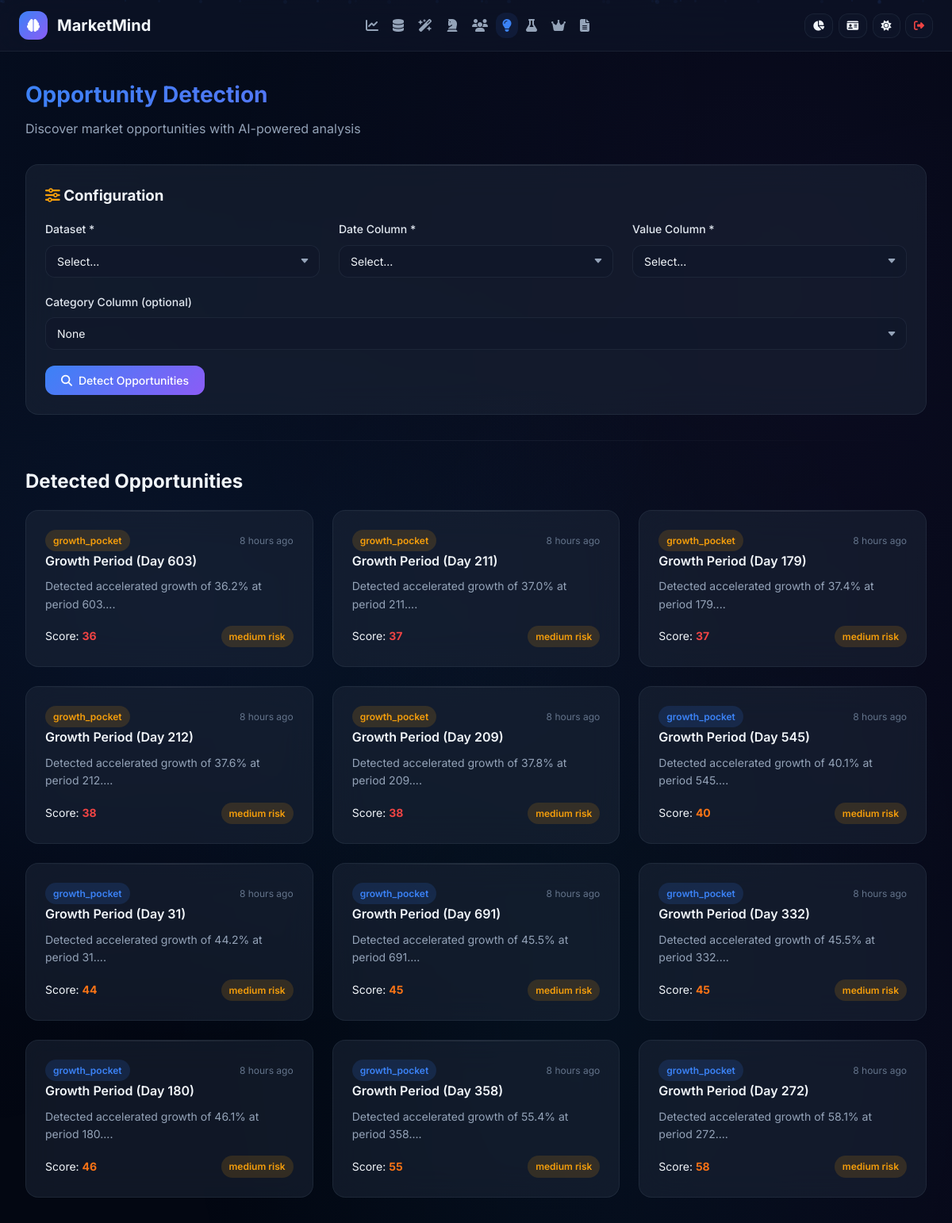
Page /opportunities (signed in) on the committed database.
### database/models.py (models this page shows, shortened)
class User(UserMixin, db.Model):
    __tablename__ = 'users'
    id = db.Column(db.Integer, primary_key=True)
    username = db.Column(db.String(80), unique=True, nullable=False, index=True)
    email = db.Column(db.String(120), unique=True, nullable=False, index=True)
    password_hash = db.Column(db.String(255), nullable=False)
    first_name = db.Column(db.String(50), nullable=True)
    last_name = db.Column(db.String(50), nullable=True)
    role = db.Column(db.String(20), default='user')
    is_active = db.Column(db.Boolean, default=True)
    is_verified = db.Column(db.Boolean, default=False)
    avatar_url = db.Column(db.String(255), nullable=True)
    bio = db.Column(db.Text, nullable=True)
    company = db.Column(db.String(100), nullable=True)
    job_title = db.Column(db.String(100), nullable=True)
    phone = db.Column(db.String(20), nullable=True)
    theme_preference = db.Column(db.String(10), default='dark')
    language = db.Column(db.String(10), default='en')
    timezone = db.Column(db.String(50), default='UTC')
    date_format = db.Column(db.String(20), default='YYYY-MM-DD')
    notification_enabled = db.Column(db.Boolean, default=True)
    two_factor_enabled = db.Column(db.Boolean, default=False)
    api_key = db.Column(db.String(64), unique=True, nullable=True)
    last_login = db.Column(db.DateTime, nullable=True)
    login_count = db.Column(db.Integer, default=0)
    created_at = db.Column(db.DateTime, default=datetime.now)
    updated_at = db.Column(db.DateTime, default=datetime.now, onupdate=datetime.now)
    datasets = db.relationship('Dataset', backref='user', lazy='dynamic', cascade='all, delete-orphan')
    reports = db.relationship('Report', backref='user', lazy='dynamic', cascade='all, delete-orphan')
    forecasts = db.relationship('Forecast', backref='user', lazy='dynamic', cascade='all, delete-orphan')
    activity_logs = db.relationship('ActivityLog', backref='user', lazy='dynamic', cascade='all, delete-orphan')
    login_history = db.relationship('LoginHistory', backref='user', lazy='dynamic', cascade='all, delete-orphan')
    @property
    def is_admin(self):
        return self.role in ['admin', 'superadmin']

class Opportunity(db.Model):
    __tablename__ = 'opportunities'
    id = db.Column(db.Integer, primary_key=True)
    user_id = db.Column(db.Integer, db.ForeignKey('users.id'), nullable=False, index=True)
    dataset_id = db.Column(db.Integer, db.ForeignKey('datasets.id'), nullable=True)
    opportunity_name = db.Column(db.String(255), nullable=False)
    opportunity_type = db.Column(db.String(50), nullable=False)
    opportunity_score = db.Column(db.Float, default=0.0)
    revenue_potential = db.Column(db.Float, default=0.0)
    market_readiness_score = db.Column(db.Float, default=0.0)
    investment_score = db.Column(db.Float, default=0.0)
    risk_level = db.Column(db.String(20), default='medium')
    time_to_market = db.Column(db.String(50), nullable=True)
    description = db.Column(db.Text, nullable=True)
    supporting_data = db.Column(db.Text, nullable=True)
    recommendations = db.Column(db.Text, nullable=True)
    is_active = db.Column(db.Boolean, default=True)
    created_at = db.Column(db.DateTime, default=datetime.now)

### app.py (the view)
@app.route('/opportunities')
@login_required
def opportunities():
    if not MODULES_AVAILABLE['models']:
        return render_template('opportunities/index.html', datasets=[], opportunities=[])
    datasets = Dataset.query.filter_by(user_id=current_user.id, is_processed=True).all()
    opportunities_list = Opportunity.query.filter_by(user_id=current_user.id).order_by(Opportunity.created_at.desc()).all()
    return render_template('opportunities/index.html', datasets=datasets, opportunities=opportunities_list)

### app.py (called while the page is built)
@app.context_processor
def inject_globals():
    return {
        'now': datetime.now(),
        'format_number': format_number,
        'format_currency': format_currency,
        'format_percentage': format_percentage,
        'score_to_color': score_to_color,
        'score_to_rating': score_to_rating,
        'time_ago': time_ago
    }

@login_manager.user_loader
def load_user(user_id):
    if MODULES_AVAILABLE['models']:
        return User.query.get(int(user_id))
    return None

@app.before_request
def before_request():
    if current_user.is_authenticated and MODULES_AVAILABLE['models']:
        current_user.updated_at = datetime.now()
        db.session.commit()

### utils.py (called while the page is built)
def format_currency(value: Union[int, float], decimals: int = 2) -> str:
    if value is None or (isinstance(value, float) and math.isnan(value)):
        return "$0.00"
    return f"${value:,.{decimals}f}"

def score_to_color(score: float, max_score: float = 100) -> str:
    ratio = (score / max_score) * 100 if max_score > 0 else 0
    if ratio >= 90:
        return "#10b981"
    elif ratio >= 75:
        return "#22c55e"
    elif ratio >= 60:
        return "#f59e0b"
    elif ratio >= 40:
        return "#f97316"
    return "#ef4444"

def time_ago(dt: datetime) -> str:
    if not dt:
        return "Unknown"
    now = datetime.now()
    diff = now - dt
    seconds = int(diff.total_seconds())
    if seconds < 60:
        return "Just now"
    elif seconds < 3600:
        return f"{seconds // 60} minute{'s' if seconds // 60 != 1 else ''} ago"
    elif seconds < 86400:
        return f"{seconds // 3600} hour{'s' if seconds // 3600 != 1 else ''} ago"
    elif seconds < 604800:
        return f"{seconds // 86400} day{'s' if seconds // 86400 != 1 else ''} ago"
    elif seconds < 2592000:
        return f"{seconds // 604800} week{'s' if seconds // 604800 != 1 else ''} ago"
    return f"{seconds // 2592000} month{'s' if seconds // 2592000 != 1 else ''} ago"

### templates/opportunities/index.html (shortened to what this page needs)
{% extends 'base.html' %}
{% block content %}
<div class="page-container">
    <div class="page-header"><h1>Opportunity Detection</h1><p>Discover market opportunities with AI-powered analysis</p></div>
    <div class="glass-card mb-4">
        <h3 class="mb-4"><i class="fas fa-sliders-h" style="color: var(--accent-amber);"></i> Configuration</h3>
        <form id="oppForm">
            <div class="grid-3">
                <div class="form-group">
                    <label class="form-label">Dataset *</label>
                    <select name="dataset_id" id="oppDataset" class="form-control" required onchange="loadOppColumns()">
                        <option value="">Select...</option>
                    </select>
                </div>
                <div class="form-group">
                    <label class="form-label">Date Column *</label>
                    <select name="date_column" id="oppDate" class="form-control" required><option value="">Select...</option></select>
                </div>
                <div class="form-group">
                    <label class="form-label">Value Column *</label>
                    <select name="value_column" id="oppValue" class="form-control" required><option value="">Select...</option></select>
                </div>
            </div>
            <div class="form-group">
                <label class="form-label">Category Column (optional)</label>
                <select name="category_column" id="oppCat" class="form-control"><option value="">None</option></select>
            </div>
            <button type="submit" class="glass-btn glass-btn-primary"><i class="fas fa-search"></i> Detect Opportunities</button>
        </form>
    </div>
    {% if opportunities %}
    <div class="section-divider"></div>
    <h2 class="mb-4">Detected Opportunities</h2>
    <div class="grid-auto">
        {% for o in opportunities[:12] %}
        <div class="glass-card">
            <div class="flex items-center justify-between mb-3">
                <span class="badge badge-{{ 'success' if o.opportunity_score > 70 else 'info' if o.opportunity_score > 40 else 'warning' }}">{{ o.opportunity_type }}</span>
                <span style="font-size: 0.75rem; color: var(--text-muted);">{{ time_ago(o.created_at) }}</span>
            </div>
            <h4 style="font-weight: 600; margin-bottom: 0.5rem;">{{ o.opportunity_name }}</h4>
            <p style="font-size: 0.875rem; color: var(--text-secondary); margin-bottom: 1rem;">{{ o.description[:100] }}...</p>
            <div class="flex items-center justify-between" style="font-size: 0.875rem;">
                <span>Score: <strong style="color: {{ score_to_color(o.opportunity_score) }};">{{ o.opportunity_score|round|int }}</strong></span>
                <span class="badge badge-{{ 'danger' if o.risk_level == 'high' else 'warning' if o.risk_level == 'medium' else 'success' }}">{{ o.risk_level }} risk</span>
            </div>
        </div>
        {% endfor %}
    </div>
    {% endif %}
</div>
{% endblock %}

### rows in the picture
Opportunity: opportunity_type "growth_pocket", created_at "8 hours ago", opportunity_name "Growth Period (Day 603)", description "Detected accelerated growth of 36.2% at period 603.", opportunity_score "36", risk_level "medium"
Opportunity: opportunity_type "growth_pocket", created_at "8 hours ago", opportunity_name "Growth Period (Day 211)", description "Detected accelerated growth of 37.0% at period 211.", opportunity_score "37", risk_level "medium"
Opportunity: opportunity_type "growth_pocket", created_at "8 hours ago", opportunity_name "Growth Period (Day 179)", description "Detected accelerated growth of 37.4% at period 179.", opportunity_score "37", risk_level "medium"
Opportunity: opportunity_type "growth_pocket", created_at "8 hours ago", opportunity_name "Growth Period (Day 212)", description "Detected accelerated growth of 37.6% at period 212.", opportunity_score "38", risk_level "medium"
Opportunity: opportunity_type "growth_pocket", created_at "8 hours ago", opportunity_name "Growth Period (Day 209)", description "Detected accelerated growth of 37.8% at period 209.", opportunity_score "38", risk_level "medium"
Opportunity: opportunity_type "growth_pocket", created_at "8 hours ago", opportunity_name "Growth Period (Day 545)", description "Detected accelerated growth of 40.1% at period 545.", opportunity_score "40", risk_level "medium"
Opportunity: opportunity_type "growth_pocket", created_at "8 hours ago", opportunity_name "Growth Period (Day 31)", description "Detected accelerated growth of 44.2% at period 31.", opportunity_score "44", risk_level "medium"
Opportunity: opportunity_type "growth_pocket", created_at "8 hours ago", opportunity_name "Growth Period (Day 691)", description "Detected accelerated growth of 45.5% at period 691.", opportunity_score "45", risk_level "medium"
Opportunity: opportunity_type "growth_pocket", created_at "8 hours ago", opportunity_name "Growth Period (Day 332)", description "Detected accelerated growth of 45.5% at period 332.", opportunity_score "45", risk_level "medium"
Opportunity: opportunity_type "growth_pocket", created_at "8 hours ago", opportunity_name "Growth Period (Day 180)", description "Detected accelerated growth of 46.1% at period 180.", opportunity_score "46", risk_level "medium"
Opportunity: opportunity_type "growth_pocket", created_at "8 hours ago", opportunity_name "Growth Period (Day 358)", description "Detected accelerated growth of 55.4% at period 358.", opportunity_score "55", risk_level "medium"
Opportunity: opportunity_type "growth_pocket", created_at "8 hours ago", opportunity_name "Growth Period (Day 272)", description "Detected accelerated growth of 58.1% at period 272.", opportunity_score "58", risk_level "medium"
